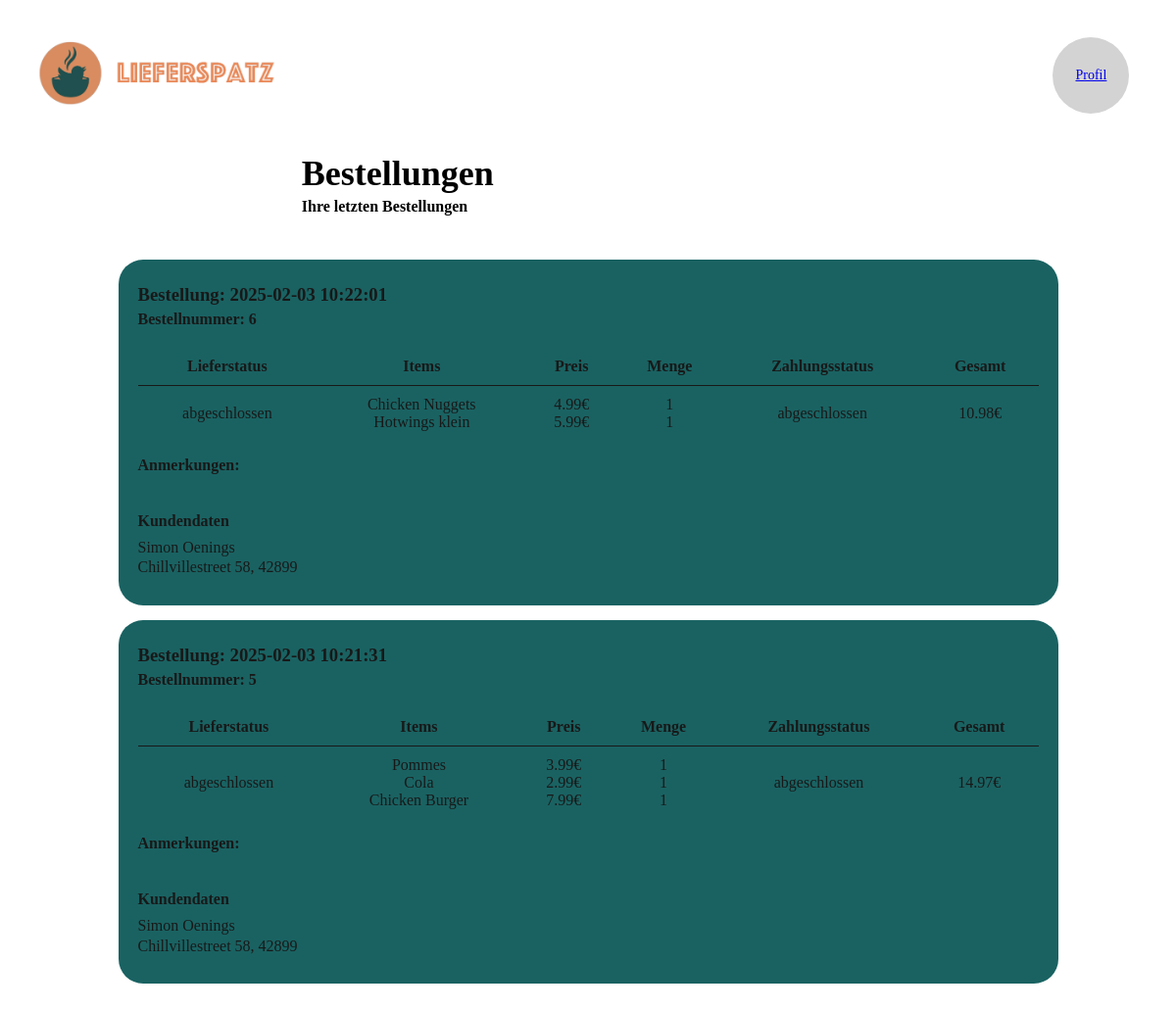
Page /bestellansichtResto (signed in) on the committed database.
### app.py (models this page shows)
class Orders(db.Model):
    time = db.Column(DateTime, default=lambda: datetime.now().replace(microsecond=0))
    id = db.Column(db.Integer, primary_key=True)
    lieferstatus = db.Column(db.String(50), nullable=False, default = "in Bearbeitung")
    items = db.Column(db.Text, nullable=False)
    preis = db.Column(db.Float, nullable=False)
    zahlungsstatus = db.Column(db.String(50), nullable=False, default = "ausstehend")
    name = db.Column(db.Text, nullable=False)
    adresse = db.Column(db.Text, nullable=False)
    kunde_id = db.Column(db.Integer, nullable=False)
    resto_name = db.Column(db.Text, nullable=False)
    resto_adresse = db.Column(db.Text, nullable=False)
    resto_id = db.Column(db.Integer, nullable=False)
    anmerkungen = db.Column(db.Text, nullable = True)
    postleitzahl = db.Column(db.Text, nullable=False)
    resto_postleitzahl = db.Column(db.Integer, nullable=False)

### app.py (the view)
@app.route('/bestellansichtResto', methods =["GET", "POST"])
def bestellansichtResto():
    if 'user' not in session or session['user']['type'] != 'Resto':
        return redirect(url_for('login'))
    resto_id = session['user']['id']
    orders = Orders.query.filter_by(resto_id=resto_id).order_by(
        db.case({"in Bearbeitung": 1, "in Zubereitung": 1, "abgeschlossen": 2, "storniert": 2},
                value=Orders.lieferstatus),
        Orders.time.desc()
    ).all()
    return render_template('resto_Bestellansicht.html', orders=orders,restoID = resto_id, json=json)

### templates/resto_Bestellansicht.html (shortened to what this page needs)
<!DOCTYPE html>
<html lang="en">
<head>
</head>
<body>
    <header>
        <a href="{{ url_for('resto_speisekarte', restaurant_id = restoID) }}"><img src="{{ url_for('static', filename='images/logo.png') }}" alt="Logo"></a>
        <div class="right-header">
            <a href="{{ url_for('profile') }}" class="btn profile">Profil</a>
        </div>
    </header>
    <header2>
        <h1><b>Bestellungen</b></h1>
        <h2><b>Ihre letzten Bestellungen</b></h2>
    </header2>
    {% for order in orders %}
    <div class="box" data-status="{{ order.lieferstatus }}">
        <h3>Bestellung: {{ order.time }}</h3>
        <h4>Bestellnummer: {{ order.id }}</h4>
        <table>
            <thead>
                <tr>
                    <th>Lieferstatus</th>
                    <th>Items</th>
                    <th>Preis</th>
                    <th>Menge</th>
                    <th>Zahlungsstatus</th>
                    <th>Gesamt</th>
                </tr>
            </thead>
            <tbody>
                <tr>
                    <td>{{ order.lieferstatus }}</td>
                    <td> {% for item in json.loads(order.items) %}
                        {{ item.name }}<br>
                      {% endfor %}</td>
                    <td>{% for item in json.loads(order.items) %}
                        {{"%.2f"|format(item.price)}}€<br>
                      {% endfor %}</td>
                    <td> {% for item in json.loads(order.items) %}
                        {{ item.amount }}<br>
                      {% endfor %}</td>
                    <td>{{ order.zahlungsstatus }}</td>
                    <td>{{ "%.2f"|format(order.preis) }}€</td>
                </tr>
            </tbody>
        </table>
        <div class="comment-section">
            <p><b>Anmerkungen: </b>{{ order.anmerkungen }}<p>
        </div>
        <div class="customer-and-buttons">
            <div class="customer-data">
                <h2><b>Kundendaten</b></h2>
                <p> {{ order.name }} </p>
                <p> {{ order.adresse }}, {{order.postleitzahl}} </p>
            </div>
            </div>
        </div>
    {% endfor %}
</html>

### templates/resto_Bestellansicht.html (style rules this page uses)
body { font-family: "Istok Web"; padding: 30px; display: flex; flex-direction: column; align-items: center; }
header { display: flex; align-items: center; width: 100%; justify-content: space-between; }
header img { width: 250px; height: auto; justify-content: flex-start; }
.right-header { display: flex; align-items: center; }
header2 { font-family: "Istok Web"; padding: 30px; width: 52%; }
.customer-data { padding-top: 3%; line-height: 30%; }
.btn { display: flex; align-items: center; text-align: left; padding-left: 1%; cursor: pointer; border: none; font-size: 14px; }
.profile, .warenkorb { width: 78px; height: 78px; border-radius: 100%; justify-content: center; }
.profile { background: lightgray; margin-right: 10px; }
h1 { color: #000; font-family: "Istok Web"; font-size: 36px; font-style: normal; font-weight: 700; line-height: normal; margin-top: 10px; }
h2 { color: #000; font-family: "Istok Web"; font-size: 16px; font-style: normal; font-weight: 400; line-height: normal; margin-top: -20px; margin-bottom: 10px; }
.box { width: 959px; height: auto; flex-shrink: 0; border-radius: 25px; background: #D9D9D9; box-sizing: border-box; padding: 20px; display: flex; flex-direction: column; justify-content: space-between; margin-top: 5px; font-family: "istok web"; margin-bottom: 10px; }
.box h3 { margin-bottom: 0; margin-top: 5px; }
.box h4 { margin-bottom: 0; margin-top: 5px; }
.box table { width: 100%; border-collapse: collapse; margin-top: 20px; }
.box th { text-align: center; padding: 10px; }
.box td { border-top: 1px solid #000; padding: 10px; text-align: center; }
.customer-and-buttons { display: flex; justify-content: space-between; align-items: center; margin-top: 15px; }
.box[data-status="abgeschlossen"] { background-color: #025252; opacity: 90%; }

### rows in the picture
Orders: time "2025-02-03 10:22:01", id "6", lieferstatus "abgeschlossen", name "Chicken Nuggets" "Hotwings klein", price "4.99" "5.99", amount "1" "1", zahlungsstatus "abgeschlossen", preis "10.98", name "Simon Oenings", adresse "Chillvillestreet 58", postleitzahl "42899"
Orders: time "2025-02-03 10:21:31", id "5", lieferstatus "abgeschlossen", name "Pommes" "Cola" "Chicken Burger", price "3.99" "2.99" "7.99", amount "1" "1" "1", zahlungsstatus "abgeschlossen", preis "14.97", name "Simon Oenings", adresse "Chillvillestreet 58", postleitzahl "42899"
